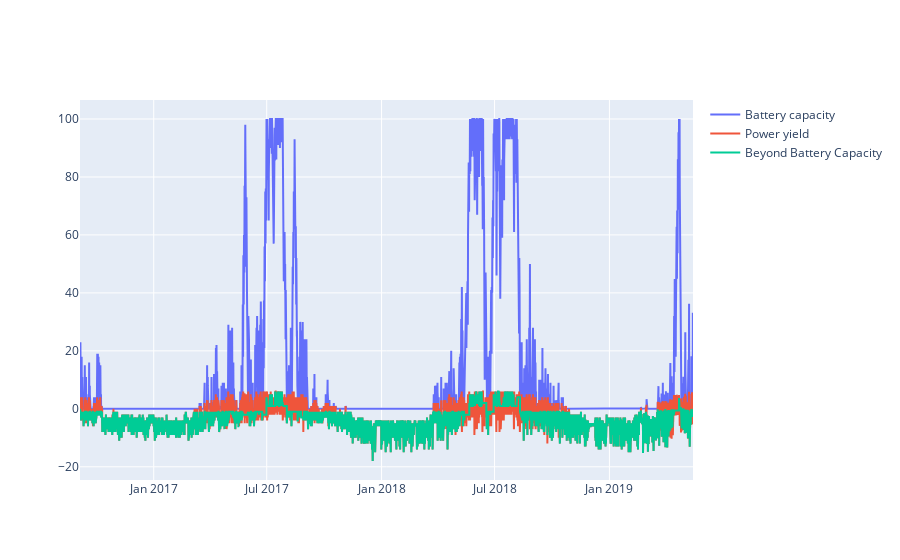

The cell this chart's notebook holds for it:
### Code cell
# plot battery capacity and power yield in same plot with plotly
import plotly.graph_objects as go
fig = go.Figure()
fig.add_trace(go.Scatter(x=series_battery["timeslot"], y=series_battery["battery_capacity"], name="Battery capacity"))
fig.add_trace(go.Scatter(x=series_battery["timeslot"], y=series_battery["power_yield"], name="Power yield"))
fig.add_trace(go.Scatter(x=series_battery["timeslot"], y=series_battery["beyond_battery_capacity"], name="Beyond Battery Capacity"))
fig.show()

### Figure 1 — Plotly figure (JSON) as saved in the notebook; plotly's stock layout.template omitted (floating-point values rounded to 4 significant figures; data arrays with more than 128 entries replaced by an {"elided": "..."} marker saying what was removed)
{"data": [{"name": "Battery capacity", "type": "scatter", "x": {"elided": "23568 str values"}, "y": {"elided": "23568 float values"}}, {"name": "Power yield", "type": "scatter", "x": {"elided": "23568 str values"}, "y": {"elided": "23568 float values"}}, {"name": "Beyond Battery Capacity", "type": "scatter", "x": {"elided": "23568 str values"}, "y": {"elided": "23568 float values"}}], "layout": {}}
